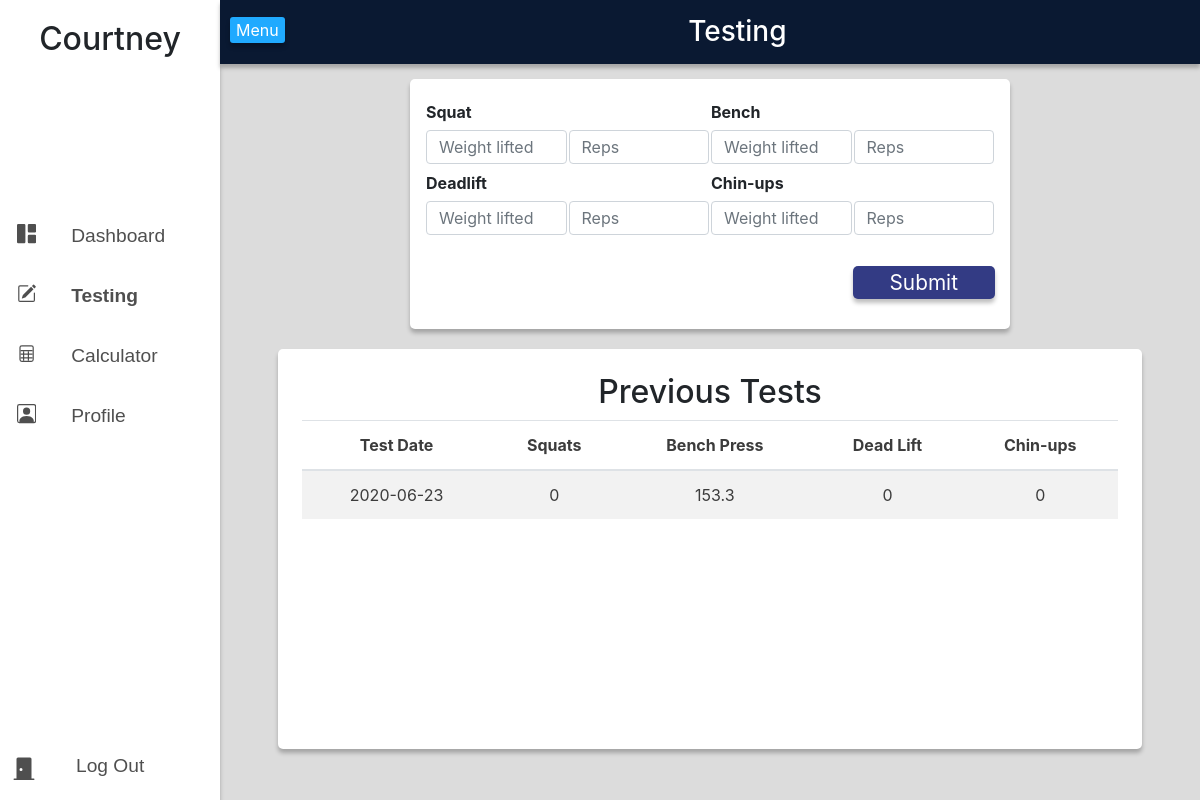
/testing (signed in), run on the app's committed database.
### tables this page shows
CREATE TABLE 'testing' ('test_no' INTEGER PRIMARY KEY AUTOINCREMENT NOT NULL, 'user_id' INTEGER NOT NULL,'squat' numeric,'bench' numeric,'chins' numeric,'deadlift' numeric,'time_date' date NOT NULL DEFAULT CURRENT_TIMESTAMP);

### application.py (the view, shortened to what this page needs)
@app.route("/testing", methods=["POST", "GET"])
@login_required
def testing():
    if request.method == "GET":
        if not db.execute("SELECT squat, bench, deadlift, chins, time_date FROM testing WHERE user_id = ?", session['user_id']):
                dict1 = {'squat': 0, 'bench': 0, 'deadlift': 0, 'chins': 0, 'test_date': 0}
                testing = []
                testing.append(dict1)
        else:
            testing = db.execute("SELECT squat, bench, deadlift, chins, time_date FROM testing WHERE user_id = ? ORDER BY time_date DESC", session['user_id'])
            for test in testing:
                test["time_date"] = test["time_date"][0:10]
        return render_template("testing.html", testing=testing)

### helpers.py (called while the page is built)
def login_required(f):
    @wraps(f)
    def decorated_function(*args, **kwargs):
        if session.get("user_id") is None:
            return redirect("/login")
        return f(*args, **kwargs)
    return decorated_function

### templates/testing.html (shortened to what this page needs)
<!DOCTYPE html>
{% extends "layout.html" %}
{% block head%}
    <h3 class="title">Testing</h3>
{% endblock %}
{% block content %}
        <div id="Testing" class="test_div">
            <form action="/testing" method="post">
                <table class="test_form" >
                    <tbody>
                        <tr>
                            <th>
                                Squat
                            </th>
                            <th></th>
                            <th>
                                Bench
                            </th>
                        </tr>
                        <tr>
                            <th><input class="form-control" type="number" min="1" max="2000" name="squat_weight" placeholder="Weight lifted"></th>
                            <th><input class="form-control" min="1" max ="30" name="squat_reps" placeholder="Reps" type="number"></th>
                            <th><input class="form-control" type="number" min="1" max="2000" name="bench_weight" placeholder="Weight lifted"></th>
                            <th><input class="form-control" min="1" max ="30" name="bench_reps" placeholder="Reps" type="number"></th>
                        </tr>
                        <tr>
                            <th>Deadlift</th>
                            <th></th>
                            <th>Chin-ups</th>
                        </tr>
                        <tr>
                            <th><input class="form-control" min="1" name="deadlift_weight" max="2000" placeholder="Weight lifted" type="number"></th>
                            <th><input class="form-control" min="1" max ="30" name="deadlift_reps" placeholder="Reps" type="number"></th>
                            <th><input class="form-control" min="1" max="2000" name="chins_weight" placeholder="Weight lifted" type="number"></th>
                            <th><input class="form-control" min="1" max ="30" name="chins_reps" placeholder="Reps" type="number"></th>
                        </tr>
                    </tbody>
                </table>
                <button style="cursor: pointer; "type="submit">Submit</button>
            </form>
        </div>
        <div id="Tests" class="tes_div">
            <div>
            <h2 style="text-align: center;">
                Previous Tests
            </h2>
            <table class="table table-striped">
            <thead>
                <tr>
                    <th>Test Date</th>
                    <th>Squats</th>
                    <th>Bench Press</th>
                    <th>Dead Lift</th>
                    <th>Chin-ups</th>
                </tr>
            </thead>
            <tbody>
                {% for test in testing %}
                <tr>
                    <td>{{ test['time_date'] }}</td>
                    <td>{{ test['squat'] }}</td>
                    <td>{{ test['bench'] }}</td>
                    <td>{{ test['deadlift'] }}</td>
                    <td>{{ test['chins'] }}</td>
                </tr>
                {% endfor %}
            </tbody>
            </table>
            </div>
        </div>
{% endblock %}

### static/styles.css (style rules this page uses)
.title { position: relative; text-align: center; top: 15px; color: white; }
.test_div { position: relative; margin: 5px; margin-left:auto; margin-right:auto; max-width: 600px; height: 250px; padding: 15px; background: #FFFFFF; box-shadow: 0px 4px 4px rgba(0, 0, 0, 0.25); border-radius: 5px; border: none; }
.test_form { position: relative; top: 0px; height: 100%; width: 100%; }
.test_form th { width: 25%; height: 35px; }
.test_form input { width: 100%; height: 100%; }
.test_div button { position: relative; top: 30px; left: 75%; width: 25%; color: white; text-align: center; font-size: 1.3em; border-radius: 6px; border: none; box-shadow: 0 4px 4px rgba(0,0,0,0.25); background: #333B84; border-radius: 5px; z-index: 1; }
.tes_div { position: relative; padding: 2.5%; margin: 5px; margin-left:auto; margin-right:auto; margin-top: 20px; height: 400px; width: 90%; background: white; box-shadow: 0 4px 4px rgba(0,0,0,0.25); border-radius: 5px; overflow-y: auto; }
.tes_div table { position: relative; width: 100%; height: 60px; text-align: center; border: none; color: rgb(60,60,60);; }

### data on the page
testing: time_date "2020-06-23", squat "0", bench "153.3", deadlift "0", chins "0"

### other printed values
{{ session.username }} "Courtney"
